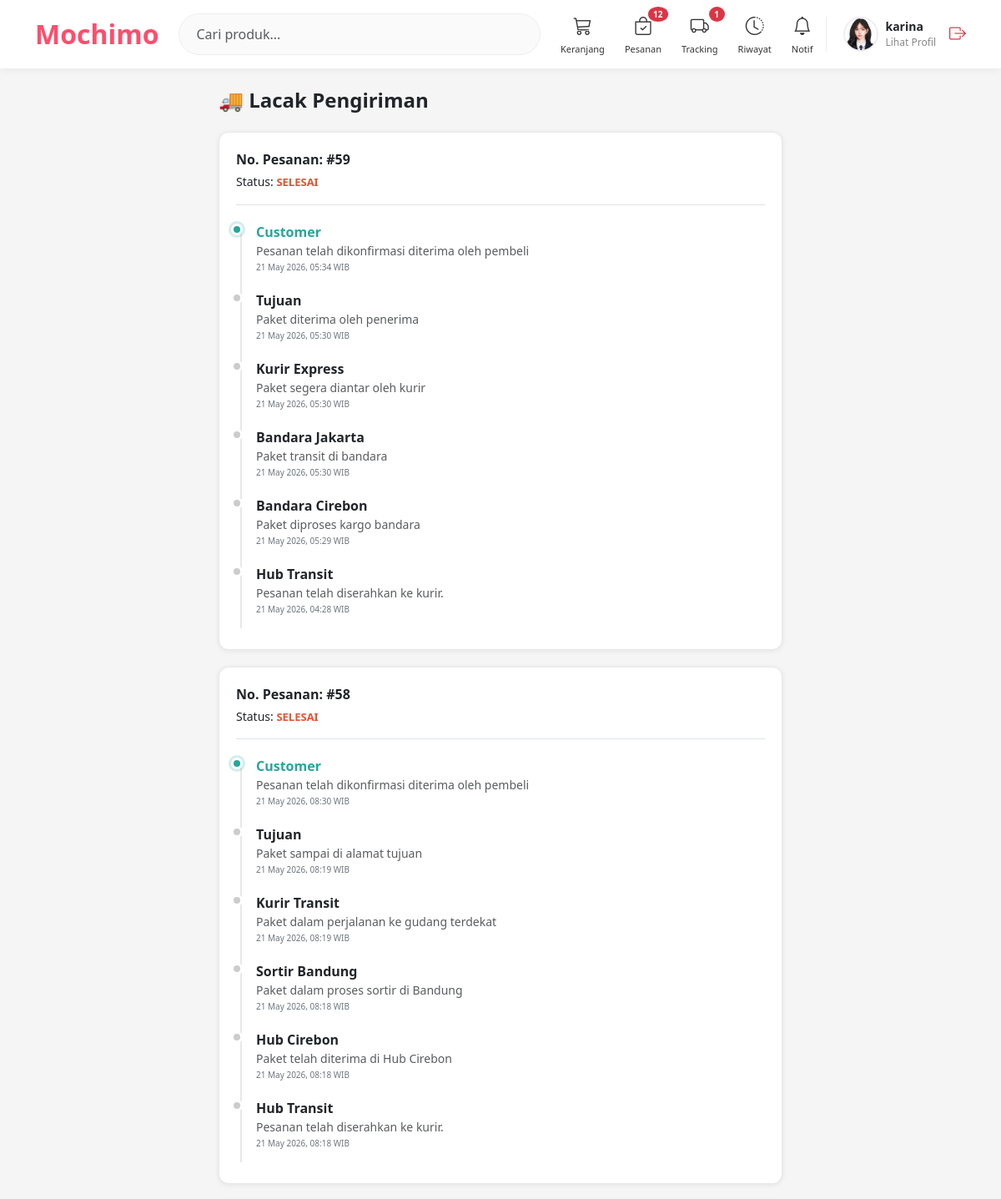
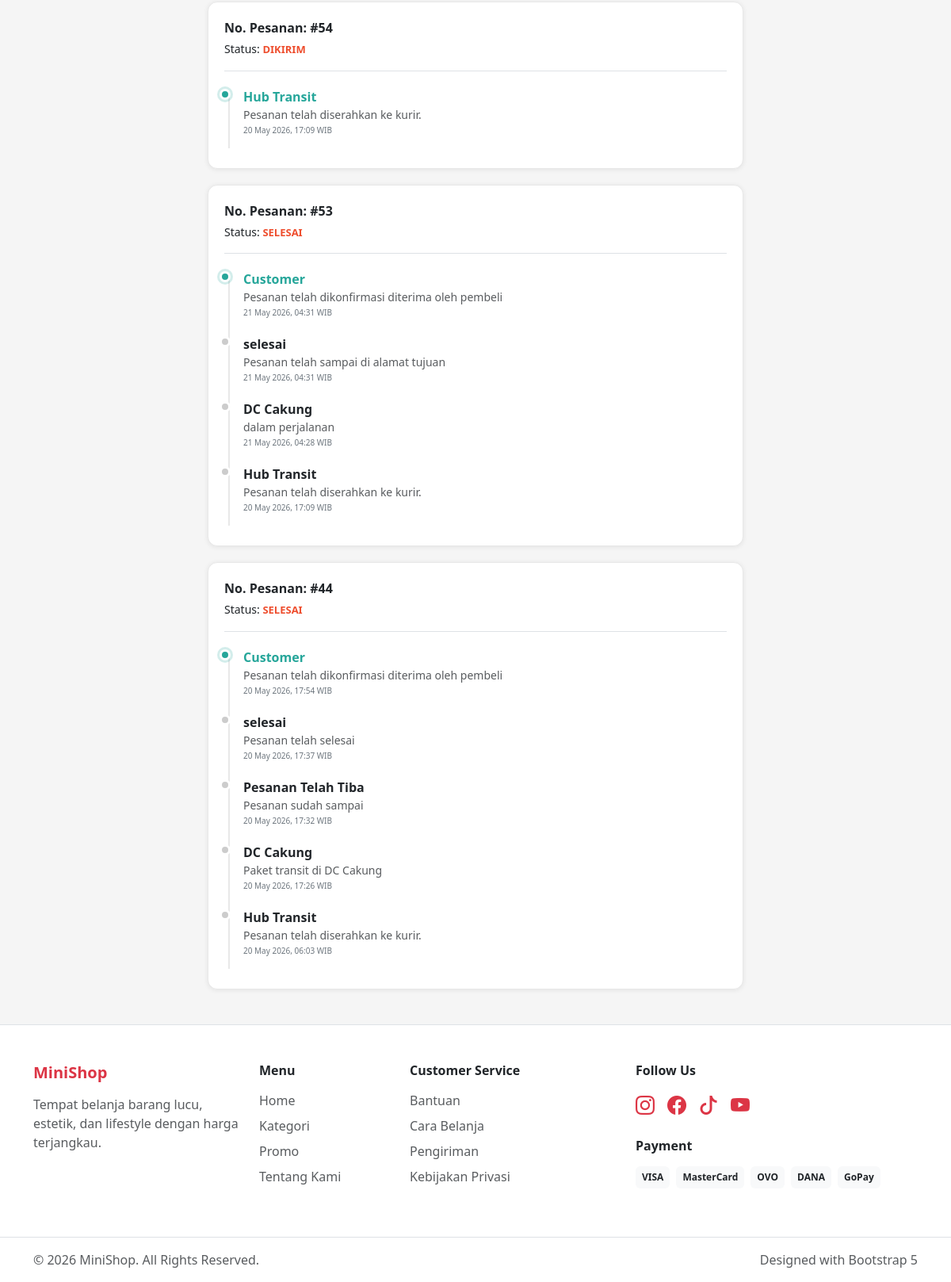
The app's page /customer/tracking_pesanan.php (signed in) with its own data (2 pictures, top to bottom).
### tables this page shows
CREATE TABLE `users` (
  `id_user` int NOT NULL,
  `nama` varchar(100) NOT NULL,
  `email` varchar(100) NOT NULL,
  `password` varchar(255) NOT NULL,
  `no_hp` varchar(20) DEFAULT NULL,
  `alamat` text,
  `foto` varchar(255) DEFAULT NULL,
  `role` enum('admin','customer') DEFAULT 'customer',
  `created_at` timestamp NOT NULL DEFAULT CURRENT_TIMESTAMP,
  `gender` varchar(10) DEFAULT NULL
);

CREATE TABLE `pesanan` (
  `id_pesanan` int NOT NULL,
  `id_user` int DEFAULT NULL,
  `tanggal_pesan` datetime DEFAULT CURRENT_TIMESTAMP,
  `total` int NOT NULL,
  `diskon` int NOT NULL,
  `total_bayar` int DEFAULT NULL,
  `status` enum('menunggu pembayaran','diproses','dikirim','selesai','dibatalkan') DEFAULT 'menunggu pembayaran',
  `alamat_pengiriman` text,
  `metode_pembayaran` varchar(50) DEFAULT NULL,
  `nomor_pesanan` varchar(50) DEFAULT NULL,
  `bank_tujuan` varchar(100) DEFAULT NULL,
  `bukti_pembayaran` varchar(255) DEFAULT NULL,
  `status_pembayaran` enum('pending','menunggu_verifikasi','dibayar','expired','belum dibayar') NOT NULL DEFAULT 'pending',
  `batas_pembayaran` datetime DEFAULT NULL,
  `waktu_dikirim` datetime DEFAULT NULL,
  `waktu_selesai` datetime DEFAULT NULL,
  `nomor_pembayaran` varchar(50) DEFAULT NULL,
  `is_read` tinyint(1) DEFAULT '0'
);

CREATE TABLE `tracking` (
  `id_tracking` int NOT NULL,
  `id_pesanan` int NOT NULL,
  `keterangan` text NOT NULL,
  `lokasi` varchar(255) NOT NULL,
  `waktu` timestamp NULL DEFAULT CURRENT_TIMESTAMP
);

### customer/tracking_pesanan.php (the view, shortened to what this page needs)
<?php
include "../config/koneksi.php";
$id_user = $_SESSION['id_user'];
$query = mysqli_query($conn, "
    SELECT * FROM pesanan
    WHERE id_user = '$id_user'
    AND status IN ('dikirim', 'selesai')
    ORDER BY id_pesanan DESC
");
include "../template/header.php";
include "../template/navbar_customer.php";
?>
<div class="container py-4" style="max-width: 700px;">
    <h4 class="fw-bold mb-4">🚚 Lacak Pengiriman</h4>
    <?php if(mysqli_num_rows($query) > 0) : ?>
        <?php while($pesanan = mysqli_fetch_assoc($query)) :
            $id_pesanan = $pesanan['id_pesanan'];
            $tracking = mysqli_query($conn, "SELECT * FROM tracking WHERE id_pesanan = '$id_pesanan' ORDER BY waktu DESC");
        ?>
        <div class="tracking-card">
            <div class="d-flex justify-content-between align-items-start border-bottom pb-3 mb-3">
                <div>
                    <div class="fw-bold text-dark">No. Pesanan: #<?= $id_pesanan; ?></div>
                    <div class="small mt-1">Status: <span class="status-badge"><?= $pesanan['status']; ?></span></div>
                </div>
            </div>
            <div class="shopee-timeline">
                <?php while($t = mysqli_fetch_assoc($tracking)) : ?>
                <div class="shopee-timeline-item">
                    <div class="shopee-marker"></div>
                    <div class="ms-1">
                        <div class="fw-bold text-dark"><?= htmlspecialchars($t['lokasi']); ?></div>
                        <div class="small text-muted"><?= htmlspecialchars($t['keterangan']); ?></div>
                        <div class="small text-secondary" style="font-size: 10px; margin-top: 2px;"><?= date('d M Y, H:i', strtotime($t['waktu'])); ?> WIB</div>
                    </div>
                </div>
                <?php endwhile; ?>
            </div>
        </div>
        <?php endwhile; ?>
    <?php endif; ?>
</div>
<?php include "../template/footer.php"; ?>

### template/navbar_customer.php (shortened to what this page needs)
<?php
include "../config/koneksi.php";
$id_user = $_SESSION['id_user'] ?? 0;
$queryUser = mysqli_query($conn,"
SELECT * FROM users
WHERE id_user='$id_user'
");
$user = mysqli_fetch_assoc($queryUser ?? []);
$fotoProfile = (!empty($user['foto']))
    ? "../assets/profile/" . $user['foto']
    : "../assets/img/user.png";
$queryPesanan = mysqli_query($conn,"
SELECT COUNT(*) as total
FROM pesanan
WHERE id_user='$id_user'
AND status IN ('Diproses','Menunggu pembayaran')
");
$dataPesanan = mysqli_fetch_assoc($queryPesanan);
$total_pesanan = $dataPesanan['total'] ?? 0;
$queryTracking = mysqli_query($conn,"
SELECT COUNT(*) as total
FROM pesanan
WHERE id_user='$id_user'
AND status='Dikirim'
");
$dataTracking = mysqli_fetch_assoc($queryTracking);
$total_tracking = $dataTracking['total'] ?? 0;
?>
<nav class="navbar navbar-expand-lg navbar-light navbar-custom sticky-top">
<div class="container d-flex align-items-center">
    <a href="../customer/dashboard.php" class="logo-text me-4">
        Mochimo
    </a>
    <form class="d-flex flex-grow-1 me-4 search-wrapper"
          method="GET"
          action="../customer/dashboard.php">
        <input type="search"
               name="cari"
               class="form-control search-input"
               placeholder="Cari produk..."
               autocomplete="off">
    </form>
    <div class="menu-wrapper me-3">
        <a href="../customer/cart.php" class="menu-icon">
            <i class="bi bi-cart3"></i>
            <small>Keranjang</small>
        </a>
        <a href="../customer/pesanan.php" class="menu-icon">
            <i class="bi bi-bag-check"></i>
            <?php if($total_pesanan > 0){ ?>
                <span class="badge bg-danger badge-custom">
                    <?= $total_pesanan; ?>
                </span>
            <?php } ?>
            <small>Pesanan</small>
        </a>
        <a href="../customer/tracking_pesanan.php" class="menu-icon">
            <i class="bi bi-truck"></i>
            <?php if($total_tracking > 0){ ?>
                <span class="badge bg-danger badge-custom">
                    <?= $total_tracking; ?>
                </span>
            <?php } ?>
            <small>Tracking</small>
        </a>
        <a href="../customer/riwayat.php" class="menu-icon">
            <i class="bi bi-clock-history"></i>
            <small>Riwayat</small>
        </a>
        <a href="../customer/notifikasi.php" class="menu-icon">
            <i class="bi bi-bell"></i>
            <small>Notif</small>
        </a>
    </div>
    <div class="d-flex align-items-center profile-navbar">
        <a href="../customer/profil.php"
           class="d-flex align-items-center text-decoration-none text-dark gap-2">
            <img src="<?= $fotoProfile; ?>" class="profile-img">
            <div>
                <div class="profile-name">
                    <?= isset($user['nama']) ? $user['nama'] : 'Customer'; ?>
                </div>
                <div class="profile-text">
                    Lihat Profil
                </div>
            </div>
        </a>
        <a href="../auth/logout.php" class="text-danger ms-3">
            <i class="bi bi-box-arrow-right fs-5"></i>
        </a>
    </div>
</div>
</nav>

### assets/css/style.css (style rules this page uses)
body { background:#f5f5f5; font-family:Arial,sans-serif; }

### template/navbar_customer.php (style rules this page uses)
.navbar-custom { background:white; box-shadow:0 2px 10px rgba(0,0,0,0.05); padding:14px 0; z-index:999; }
.logo-text { font-weight:800; font-size:32px; color:#ff4d6d !important; text-decoration:none; }
.search-input { border-radius:50px; padding:12px 20px; border:1px solid #eee; background:#fafafa; }
.menu-wrapper { display:flex; align-items:center; gap:24px; }
.menu-icon { color:#333; position:relative; transition:0.2s; display:flex; flex-direction:column; align-items:center; text-decoration:none; }
.menu-icon i { font-size:22px; }
.menu-icon small { font-size:11px; margin-top:4px; font-weight:500; }
.badge-custom { position:absolute; top:-6px; right:-8px; font-size:10px; min-width:18px; height:18px; border-radius:50%; display:flex; align-items:center; justify-content:center; }
.profile-navbar { padding-left:20px; border-left:1px solid #eee; }
.profile-img { width:42px; height:42px; border-radius:50%; object-fit:cover; border:2px solid #eee; }
.profile-name { font-size:14px; font-weight:700; margin-bottom:0; }
.profile-text { font-size:12px; color:#888; }

### customer/tracking_pesanan.php (style rules this page uses)
body { background: #f5f5f5; font-family: 'Segoe UI', sans-serif; }
.tracking-card { background: white; border-radius: 12px; padding: 20px; margin-bottom: 20px; box-shadow: 0 1px 6px rgba(0,0,0,0.08); border: 1px solid #e8e8e8; }
.status-badge { color: #ee4d2d; font-weight: 700; text-transform: uppercase; font-size: 13px; }
.shopee-timeline { position: relative; padding-left: 20px; margin-top: 20px; }
.shopee-timeline::before { content: ''; position: absolute; left: 5px; top: 5px; bottom: 5px; width: 2px; background: #e8e8e8; }
.shopee-timeline-item { position: relative; padding-bottom: 20px; }
.shopee-marker { position: absolute; left: -26px; top: 2px; width: 14px; height: 14px; border-radius: 50%; background: #ccc; border: 3px solid #fff; z-index: 1; }
.shopee-timeline-item:first-child .shopee-marker { background: #26a69a; box-shadow: 0 0 0 3px rgba(38, 166, 154, 0.2); }
.shopee-timeline-item:first-child .text-dark { color: #26a69a !important; }

### records on screen
users: foto (picture), nama "karina"
pesanan: id_pesanan "59", status "SELESAI"
tracking: lokasi "Customer", keterangan "Pesanan telah dikonfirmasi diterima oleh pembeli", waktu "21 May 2026, 05:34"
tracking: lokasi "Tujuan", keterangan "Paket diterima oleh penerima", waktu "21 May 2026, 05:30"
tracking: lokasi "Kurir Express", keterangan "Paket segera diantar oleh kurir", waktu "21 May 2026, 05:30"
tracking: lokasi "Bandara Jakarta", keterangan "Paket transit di bandara", waktu "21 May 2026, 05:30"
tracking: lokasi "Bandara Cirebon", keterangan "Paket diproses kargo bandara", waktu "21 May 2026, 05:29"
tracking: lokasi "Hub Transit", keterangan "Pesanan telah diserahkan ke kurir.", waktu "21 May 2026, 04:28"
pesanan: id_pesanan "58", status "SELESAI"
tracking: lokasi "Customer", keterangan "Pesanan telah dikonfirmasi diterima oleh pembeli", waktu "21 May 2026, 08:30"
tracking: lokasi "Tujuan", keterangan "Paket sampai di alamat tujuan", waktu "21 May 2026, 08:19"
tracking: lokasi "Kurir Transit", keterangan "Paket dalam perjalanan ke gudang terdekat", waktu "21 May 2026, 08:19"
tracking: lokasi "Sortir Bandung", keterangan "Paket dalam proses sortir di Bandung", waktu "21 May 2026, 08:18"
tracking: lokasi "Hub Cirebon", keterangan "Paket telah diterima di Hub Cirebon", waktu "21 May 2026, 08:18"
tracking: lokasi "Hub Transit", keterangan "Pesanan telah diserahkan ke kurir.", waktu "21 May 2026, 08:18"
pesanan: id_pesanan "54", status "DIKIRIM"
tracking: lokasi "Hub Transit", keterangan "Pesanan telah diserahkan ke kurir.", waktu "20 May 2026, 17:09"
pesanan: id_pesanan "53", status "SELESAI"
tracking: lokasi "Customer", keterangan "Pesanan telah dikonfirmasi diterima oleh pembeli", waktu "21 May 2026, 04:31"
tracking: lokasi "selesai", keterangan "Pesanan telah sampai di alamat tujuan", waktu "21 May 2026, 04:31"
tracking: lokasi "DC Cakung", keterangan "dalam perjalanan", waktu "21 May 2026, 04:28"
tracking: lokasi "Hub Transit", keterangan "Pesanan telah diserahkan ke kurir.", waktu "20 May 2026, 17:09"
pesanan: id_pesanan "44", status "SELESAI"
tracking: lokasi "Customer", keterangan "Pesanan telah dikonfirmasi diterima oleh pembeli", waktu "20 May 2026, 17:54"
tracking: lokasi "selesai", keterangan "Pesanan telah selesai", waktu "20 May 2026, 17:37"
tracking: lokasi "Pesanan Telah Tiba", keterangan "Pesanan sudah sampai", waktu "20 May 2026, 17:32"
tracking: lokasi "DC Cakung", keterangan "Paket transit di DC Cakung", waktu "20 May 2026, 17:26"
tracking: lokasi "Hub Transit", keterangan "Pesanan telah diserahkan ke kurir.", waktu "20 May 2026, 06:03"

### other values on screen
$total_pesanan "12"
$total_tracking "1"
